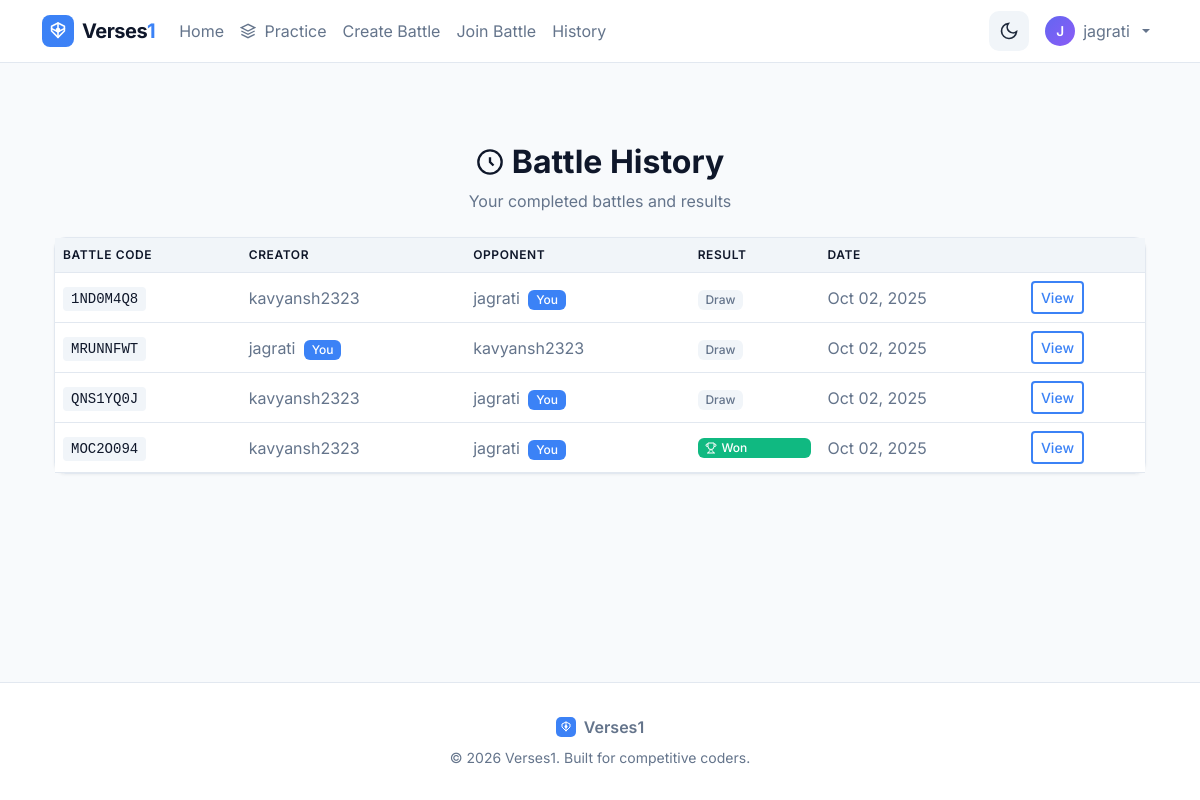
Page /battles/history/ (signed in) on the earlier database version.
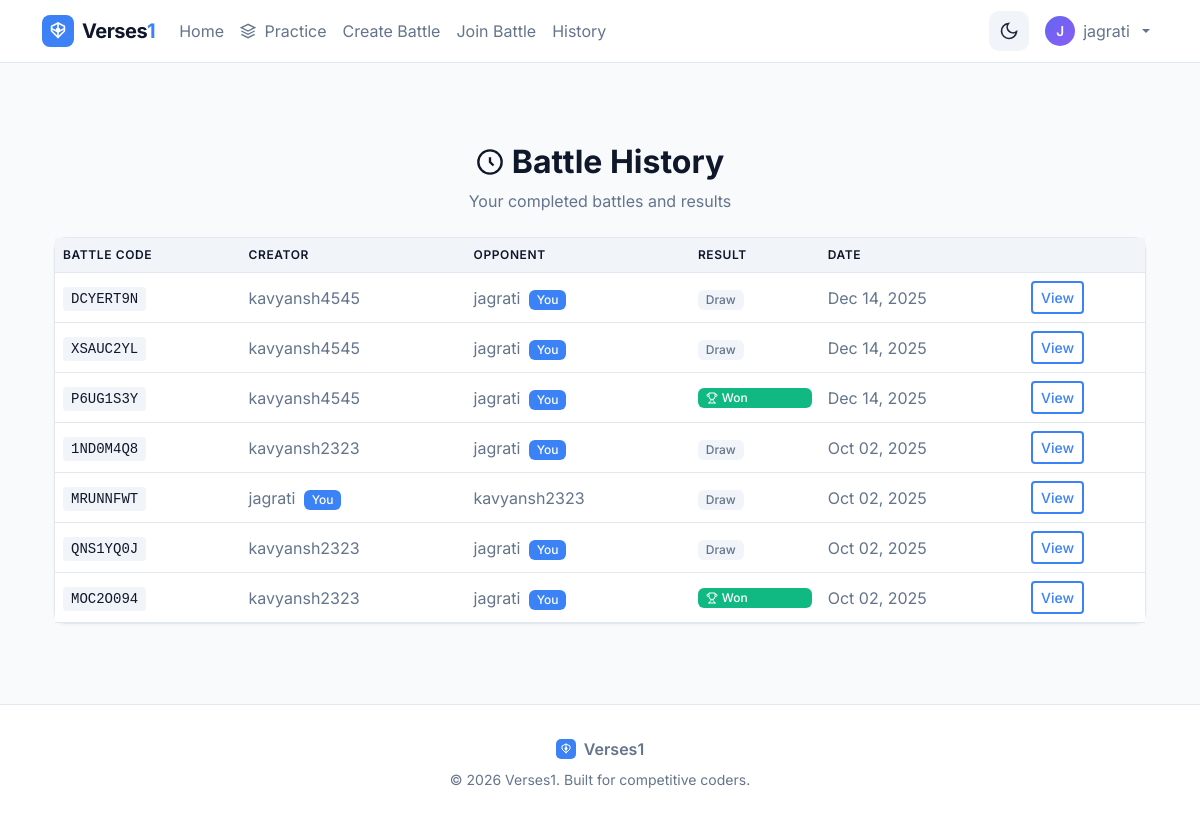
Same page on the later database version.
### battles/models.py (models this page shows, shortened)
class Battle(models.Model):
    battle_code = models.CharField(max_length=8, unique=True, default=generate_battle_code)
    problem = models.ForeignKey(ProblemStatement, on_delete=models.CASCADE, related_name='battles', null=True, blank=True)
    creator = models.ForeignKey(User, on_delete=models.CASCADE, related_name='created_battles')
    opponent = models.ForeignKey(User, on_delete=models.CASCADE, related_name='joined_battles', null=True, blank=True)
    created_at = models.DateTimeField(auto_now_add=True)
    is_completed = models.BooleanField(default=False)
    winner = models.ForeignKey(User, on_delete=models.SET_NULL, null=True, blank=True, related_name='won_battles')

### battles/views.py (the view)
# urls.py: path('battles/history/', views.battle_history, name='battle_history'),
@login_required
def battle_history(request):
    user_battles = Battle.objects.filter(is_completed=True).filter(
        models.Q(creator=request.user) | models.Q(opponent=request.user)
    ).order_by('-created_at')
    battle_rows = []
    for b in user_battles:
        try:
            res = BattleResult.objects.get(battle=b)
        except BattleResult.DoesNotExist:
            res = None
        battle_rows.append({'battle': b, 'result': res})
    return render(request, 'battles/battle_history.html', {'battle_rows': battle_rows})

### battles/templates/battles/battle_history.html (shortened to what this page needs)
{% extends "base.html" %}
{% block content %}
<div class="container py-5">
    <div class="text-center mb-4">
        <h2 class="fw-bold d-flex align-items-center justify-content-center gap-2">
            <svg width="28" height="28" viewBox="0 0 24 24" fill="none" stroke="currentColor" stroke-width="2">
                <path d="M12 8v4l3 3"/>
                <circle cx="12" cy="12" r="10"/>
            </svg>
            Battle History
        </h2>
        <p class="text-secondary">Your completed battles and results</p>
    </div>
    {% if battle_rows %}
    <div class="card">
        <div class="card-body p-0">
            <div class="table-responsive">
                <table class="table table-hover mb-0">
                    <thead>
                        <tr>
                            <th>Battle Code</th>
                            <th>Creator</th>
                            <th>Opponent</th>
                            <th>Result</th>
                            <th>Date</th>
                            <th></th>
                        </tr>
                    </thead>
                    <tbody>
                        {% for row in battle_rows %}
                        <tr>
                            <td>
                                <code style="background: #f1f5f9; padding: 4px 8px; border-radius: 4px; color: var(--text);">
                                    {{ row.battle.battle_code }}
                                </code>
                            </td>
                            <td>
                                {{ row.battle.creator.username }}
                                {% if row.battle.creator == user %}<span class="badge bg-primary ms-1">You</span>{% endif %}
                            </td>
                            <td>
                                {{ row.battle.opponent.username }}
                                {% if row.battle.opponent == user %}<span class="badge bg-primary ms-1">You</span>{% endif %}
                            </td>
                            <td>
                                {% if row.result %}
                                    {% if row.result.is_draw %}
                                        <span class="badge" style="background: #f1f5f9; color: var(--text-secondary);">Draw</span>
                                    {% elif row.battle.winner == user %}
                                        <span class="badge bg-success d-flex align-items-center gap-1">
                                            Won
                                        </span>
                                    {% else %}
                                        <span class="badge bg-danger">Lost</span>
                                    {% endif %}
                                {% else %}
                                    <span class="badge" style="background: #f1f5f9; color: var(--text-secondary);">In Progress</span>
                                {% endif %}
                            </td>
                            <td class="text-secondary">{{ row.battle.created_at|date:"M d, Y" }}</td>
                            <td>
                                <a href="{% url 'battle_result' row.battle.id %}" class="btn btn-sm btn-outline-primary">
                                    View
                                </a>
                            </td>
                        </tr>
                        {% endfor %}
                    </tbody>
                </table>
            </div>
        </div>
    </div>
    {% endif %}
</div>
{% endblock %}

Differences in the rows shown:
added Battle: battle.battle_code "DCYERT9N", battle.creator.username "kavyansh4545", battle.opponent.username "jagrati", shows "You", shows "Draw", battle.created_at "Dec 14, 2025"
added Battle: battle.battle_code "XSAUC2YL", battle.creator.username "kavyansh4545", battle.opponent.username "jagrati", shows "You", shows "Draw", battle.created_at "Dec 14, 2025"
added Battle: battle.battle_code "P6UG1S3Y", battle.creator.username "kavyansh4545", battle.opponent.username "jagrati", shows "You", shows "Won", battle.created_at "Dec 14, 2025"
